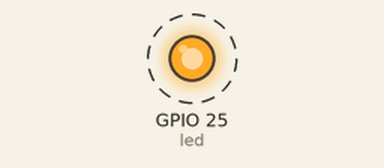
This program was run on a simulated Raspberry Pi (BCM pin numbers). Parts: output pins drawn as LEDs (lit = HIGH). Dashed ring = blinking. What the program prints to the terminal is not drawn.

Above: at 0.5 s.
Timing chart, 0 to 4.6 s (numbered marks = the images above):
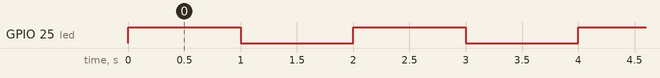

The program:

blinking_led.py
```python
#Project 1 - Blinking an LED
#latest code updates available at: https://github.com/RuiSantosdotme/RaspberryPiProject
#project updates at: https://nostarch.com/RaspberryPiProject

#importing necessary packages
from gpiozero import LED
from time import sleep
#create an object called led that refers to GPIO 25
led = LED(25)

#create a variable called delay that refers to the delay time in seconds
delay = 1

while True:
    #set led to on for the delay time
    led.on()
    print("LED set to on")
    sleep(delay)
    #set led to off for the delay time
    led.off()
    print("LED set to off")
    sleep(delay)
```

Measured:
- by itself, GPIO 25 (led): alternates HIGH for 1.0 s and LOW for 1.0 s
